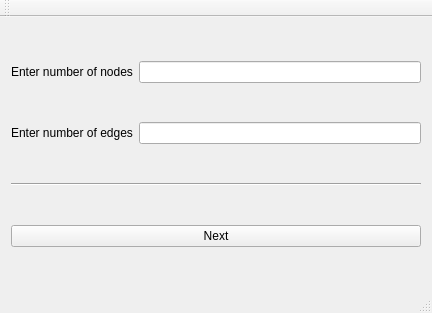
<?xml version="1.0" encoding="UTF-8"?>
<ui version="4.0">
 <class>MainWindow</class>
 <widget class="QMainWindow" name="MainWindow">
  <property name="geometry">
   <rect>
    <x>0</x>
    <y>0</y>
    <width>432</width>
    <height>313</height>
   </rect>
  </property>
  <property name="windowTitle">
   <string>Project Social Media Analysis</string>
  </property>
  <property name="windowIcon">
   <iconset>
    <normaloff>../build-untitled7-Desktop_Qt_5_12_2_MinGW_64_bit-Release/release/modeling (1).png</normaloff>../build-untitled7-Desktop_Qt_5_12_2_MinGW_64_bit-Release/release/modeling (1).png</iconset>
  </property>
  <widget class="QWidget" name="centralWidget">
   <layout class="QVBoxLayout" name="verticalLayout_2">
    <item>
     <layout class="QHBoxLayout" name="horizontalLayout">
      <item>
       <widget class="QLabel" name="label">
        <property name="text">
         <string>Enter number of nodes</string>
        </property>
       </widget>
      </item>
      <item>
       <widget class="QLineEdit" name="lineEdit_nodes_number"/>
      </item>
     </layout>
    </item>
    <item>
     <layout class="QHBoxLayout" name="horizontalLayout_4">
      <item>
       <widget class="QLabel" name="label_2">
        <property name="text">
         <string>Enter number of edges</string>
        </property>
       </widget>
      </item>
      <item>
       <widget class="QLineEdit" name="lineEdit_edges_number"/>
      </item>
     </layout>
    </item>
    <item>
     <widget class="Line" name="line">
      <property name="orientation">
       <enum>Qt::Horizontal</enum>
      </property>
     </widget>
    </item>
    <item>
     <widget class="QPushButton" name="pushButton_nodes_number">
      <property name="text">
       <string>Next</string>
      </property>
     </widget>
    </item>
   </layout>
  </widget>
  <widget class="QMenuBar" name="menuBar">
   <property name="geometry">
    <rect>
     <x>0</x>
     <y>0</y>
     <width>432</width>
     <height>21</height>
    </rect>
   </property>
  </widget>
  <widget class="QToolBar" name="mainToolBar">
   <attribute name="toolBarArea">
    <enum>TopToolBarArea</enum>
   </attribute>
   <attribute name="toolBarBreak">
    <bool>false</bool>
   </attribute>
  </widget>
  <widget class="QStatusBar" name="statusBar"/>
 </widget>
 <layoutdefault spacing="6" margin="11"/>
 <resources/>
 <connections/>
</ui>
